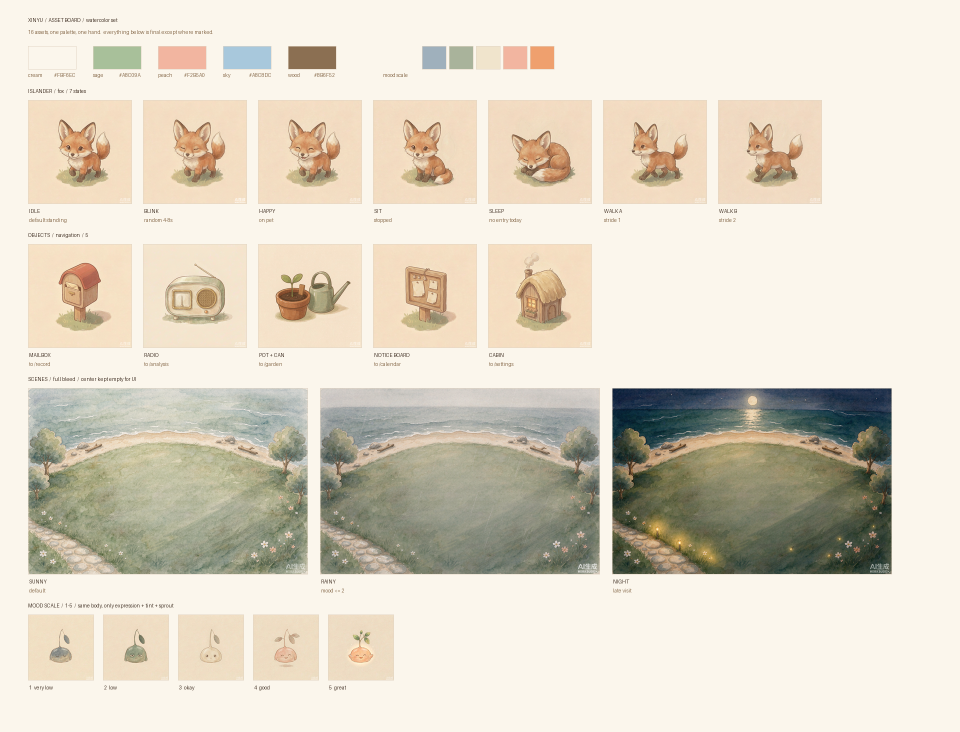
#> input picture assets/board-style.png, 1920 x 1463 px, given as the content of the folder ../assets/board-style.png, which was not available (shown at 1/2 size)
$ python strip-ground.py ../assets/board-style.png out.png
#> lines starting #> are read from the running program, lines starting #| are printed output that depends on the picture; after the words box and inside, x2 and y2 are one past the last pixel; in counts of white or black regions, pixels touching at a corner belong together
#> in run, `alpha = a[:, :, 3]`: alpha: shape (1463, 1920); every value is 255
# -*- coding: utf-8 -*-
"""把狐狸贴图底部烘死的那块草皮 / 泥地剥掉。

素材是"水彩 + 不透明底"生成的，草皮和狐狸烧在同一张图上，
狐狸一走动，草地就跟着滑 —— 看起来像踩着一块地毯在走。

做法：从图像底边和左右边做泛洪，只蔓延进"地面色"像素；
狐狸本体（橙棕 / 深棕描边 / 奶油白）不在泛洪集合里，天然是墙。
"""
import sys, glob, os
import numpy as np
from PIL import Image
from collections import deque

FOX = [62, 42, 30]      # 深棕描边
Y_MAX = 512             # 只在整张图下半部分动刀


def groundish(rgb):
    r = rgb[:, :, 0].astype(np.float32)
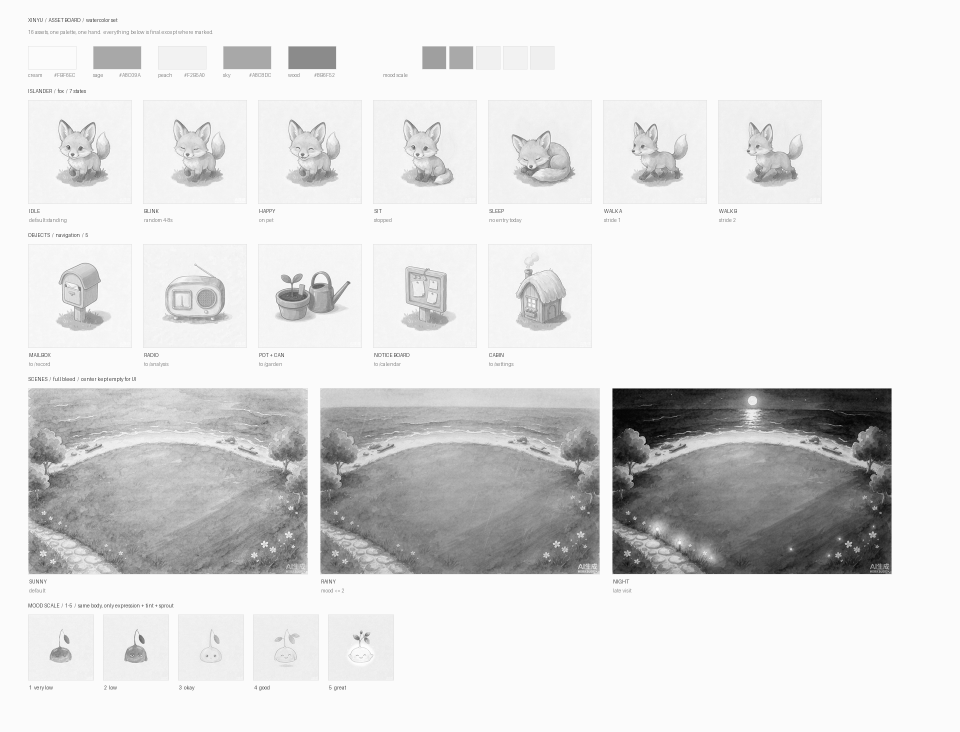
#> r: shape (1463, 1920) float32 (shown at 1/2 size); min 0, max 255, mean 222
    g = rgb[:, :, 1].astype(np.float32)
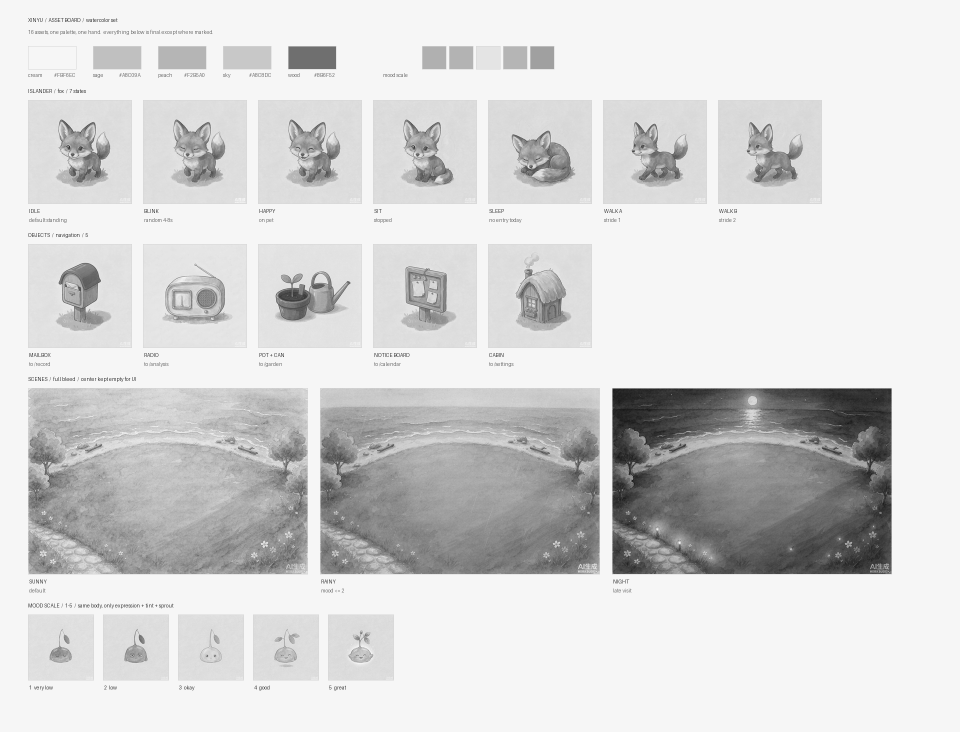
#> g: shape (1463, 1920) float32 (shown at 1/2 size); min 18, max 253, mean 214.4
    b = rgb[:, :, 2].astype(np.float32)
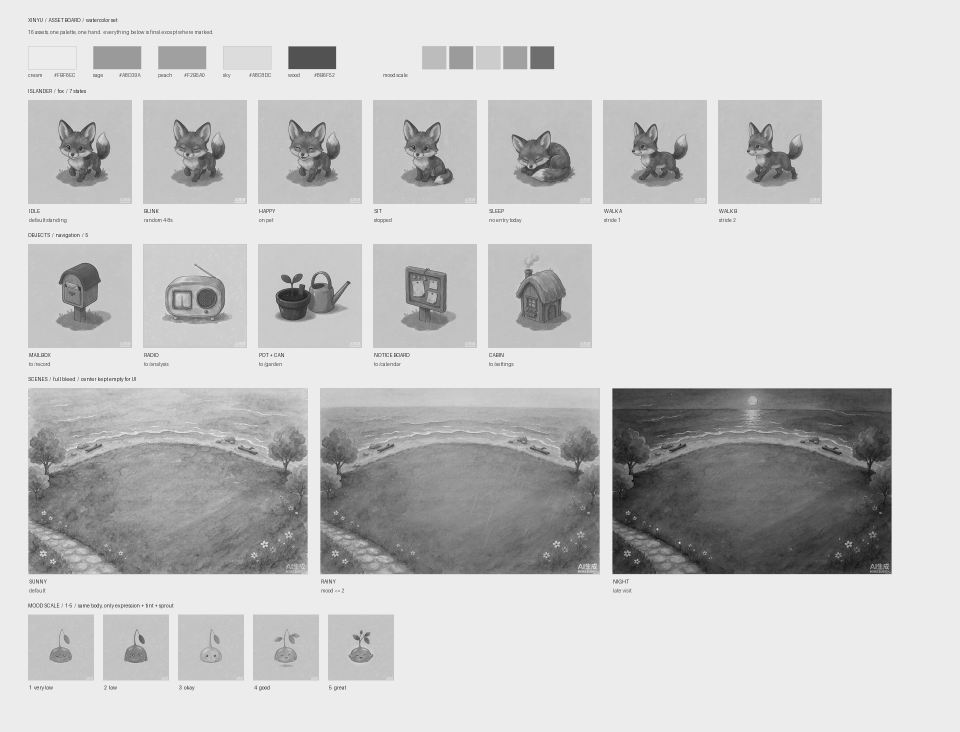
#> b: shape (1463, 1920) float32 (shown at 1/2 size); min 9, max 248, mean 198.5
    v = np.maximum(np.maximum(r, g), b) / 255.0
    mx = np.maximum(np.maximum(r, g), b)
    mn = np.minimum(np.minimum(r, g), b)
    s = np.where(mx > 0, (mx - mn) / np.maximum(mx, 1), 0)
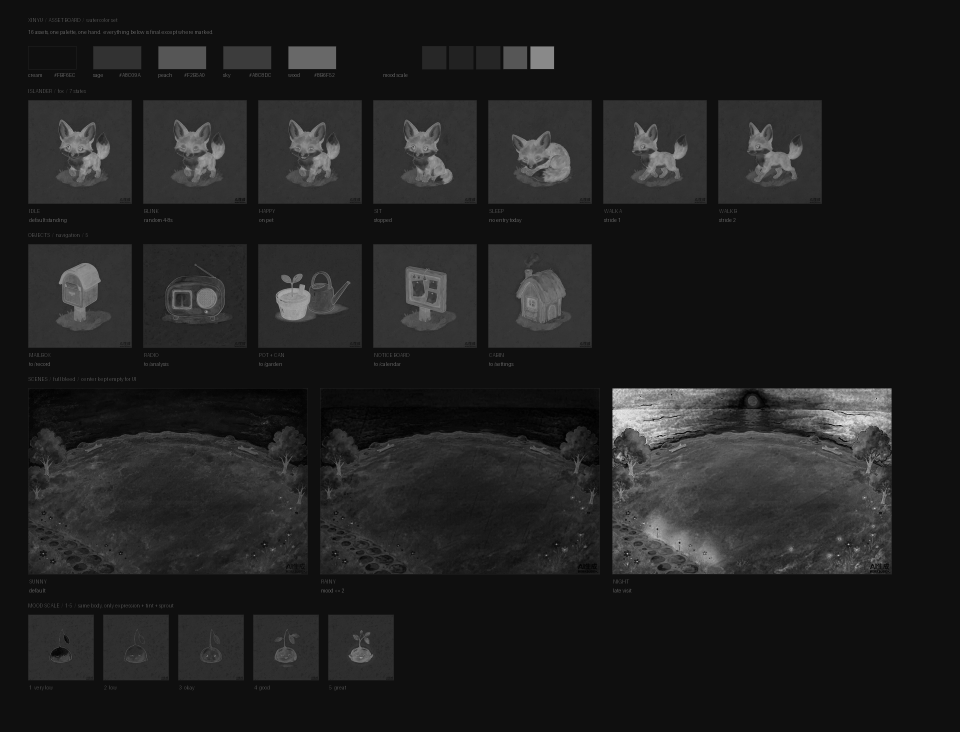
#> s: shape (1463, 1920) float32 (shown at 1/2 size); min 0, max 1, mean 0.129
    # 地面：偏黄（G-B 大）、不太艳、不太暗
    return ((g - b) >= 22) & (v >= 0.42) & (s <= 0.42) & ((r - g) <= 46)
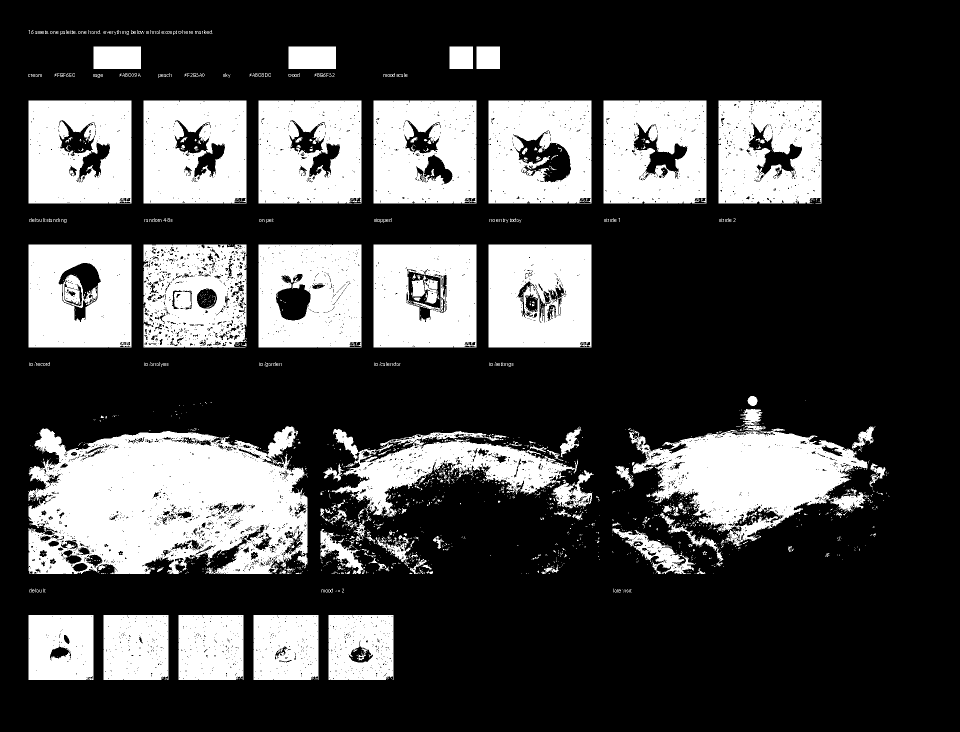
#> returned value: shape (1463, 1920) bool (shown at 1/2 size); 28.1% white; 1971 white regions (1758 under 20 px), largest, box (x1, y1, x2, y2) and area: (57, 852, 615, 1148) 124008, (1258, 851, 1751, 1092) 58832, (977, 489, 1183, 695) 39396


def flood(mask, seeds):
    h, w = mask.shape
    seen = np.zeros_like(mask, dtype=bool)
    dq = deque()
    for (y, x) in seeds:
        if mask[y, x] and not seen[y, x]:
            seen[y, x] = True
            dq.append((y, x))
    while dq:
        y, x = dq.popleft()
        for dy in (-1, 0, 1):
            for dx in (-1, 0, 1):
                ny, nx = y + dy, x + dx
                if 0 <= ny < h and 0 <= nx < w and mask[ny, nx] and not seen[ny, nx]:
                    seen[ny, nx] = True
                    dq.append((ny, nx))
    return seen


def clean_small(mask, min_area=260):
    """清掉被爪子隔断的零星草枝：面积很小的连通块直接抹掉。"""
    h, w = mask.shape
    seen = np.zeros_like(mask, dtype=bool)
    for y0 in range(h):
        for x0 in range(w):
            if mask[y0, x0] and not seen[y0, x0]:
                blob = []
                dq = deque([(y0, x0)])
                seen[y0, x0] = True
                while dq:
                    y, x = dq.popleft()
                    blob.append((y, x))
                    for dy in (-1, 0, 1):
                        for dx in (-1, 0, 1):
                            ny, nx = y + dy, x + dx
                            if 0 <= ny < h and 0 <= nx < w and mask[ny, nx] and not seen[ny, nx]:
                                seen[ny, nx] = True
                                dq.append((ny, nx))
                if len(blob) < min_area:
                    for (y, x) in blob:
                        mask[y, x] = False
    return mask


def run(path, out):
    im = Image.open(path).convert('RGBA')
    a = np.array(im)
    rgb = a[:, :, :3].astype(np.int16)
    alpha = a[:, :, 3]

    mask = groundish(rgb) & (alpha > 16)
    mask[:330, :] = False                    # 上半身绝不碰
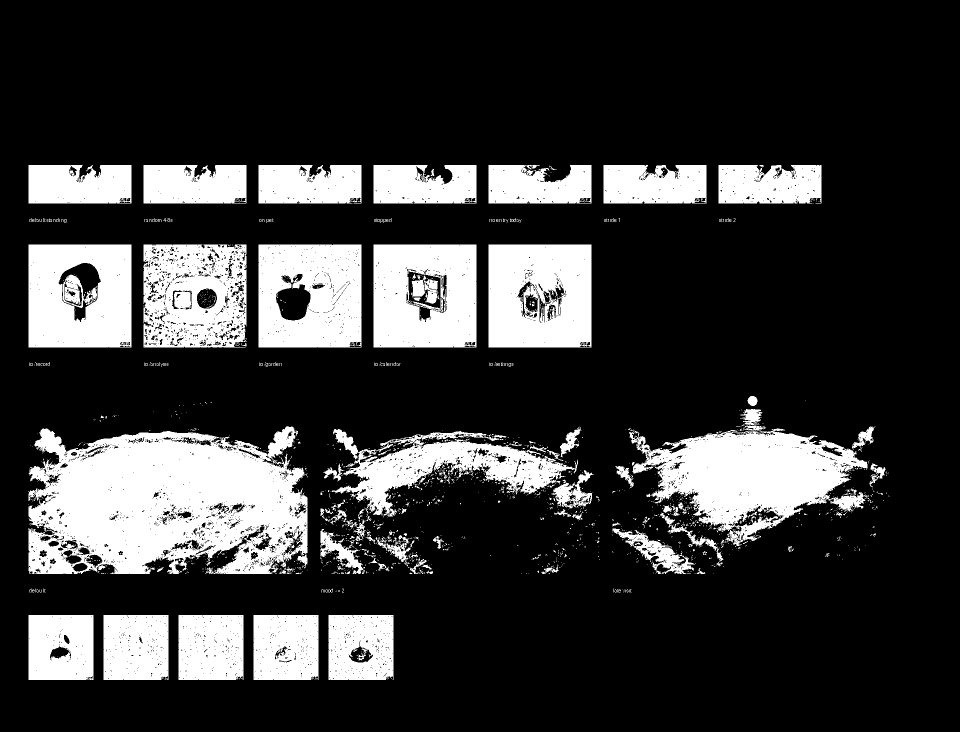
#> mask: shape (1463, 1920) bool (shown at 1/2 size); 21.8% white; 1738 white regions (1576 under 20 px), largest, box (x1, y1, x2, y2) and area: (57, 852, 615, 1148) 124008, (1258, 851, 1751, 1092) 58832, (977, 489, 1183, 695) 39396

    seeds = []
    h, w = mask.shape
#> h = 1463; w = 1920
    for x in range(w):
        for y in (h - 1, h - 2, h - 3, h - 12, h - 26):
            if 0 <= y < h:
                seeds.append((y, x))
    for y in range(330, h):
        for x in (0, 1, w - 1, w - 2):
            seeds.append((y, x))

    ground = flood(mask, seeds)
#> after the loop in flood, `for (y, x) in seeds:`: seen: shape (1463, 1920) bool; every value is 0
    ground = clean_small(ground)

    a[:, :, 3] = np.where(ground, 0, alpha)
    Image.fromarray(a, 'RGBA').save(out)
    return int(ground.sum())


if __name__ == '__main__':
    src = sys.argv[1]
    dst = sys.argv[2]
    os.makedirs(dst, exist_ok=True)
    for f in sorted(glob.glob(os.path.join(src, '*.png'))):
        n = run(f, os.path.join(dst, os.path.basename(f)))
        print('%-42s 去掉 %d 像素' % (os.path.basename(f), n))
#| board-style.png                            去掉 0 像素
